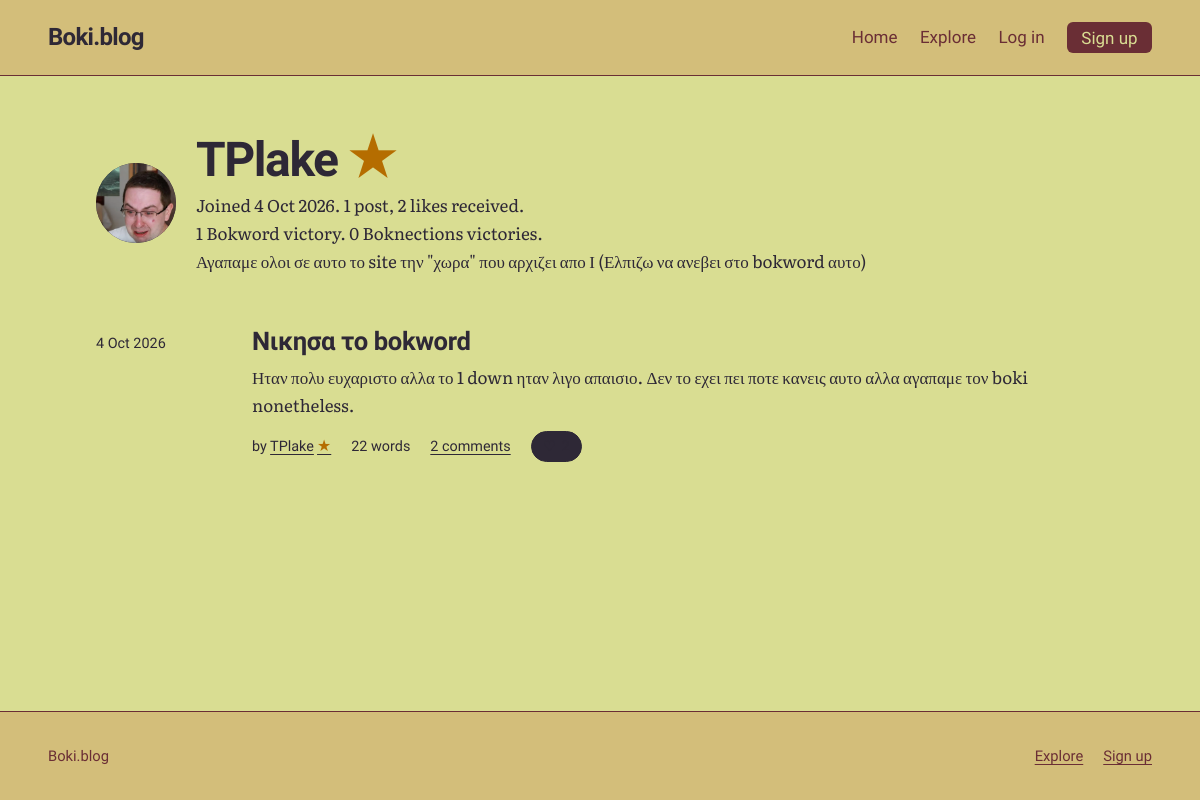
The app's page /u/TPlake, older data.
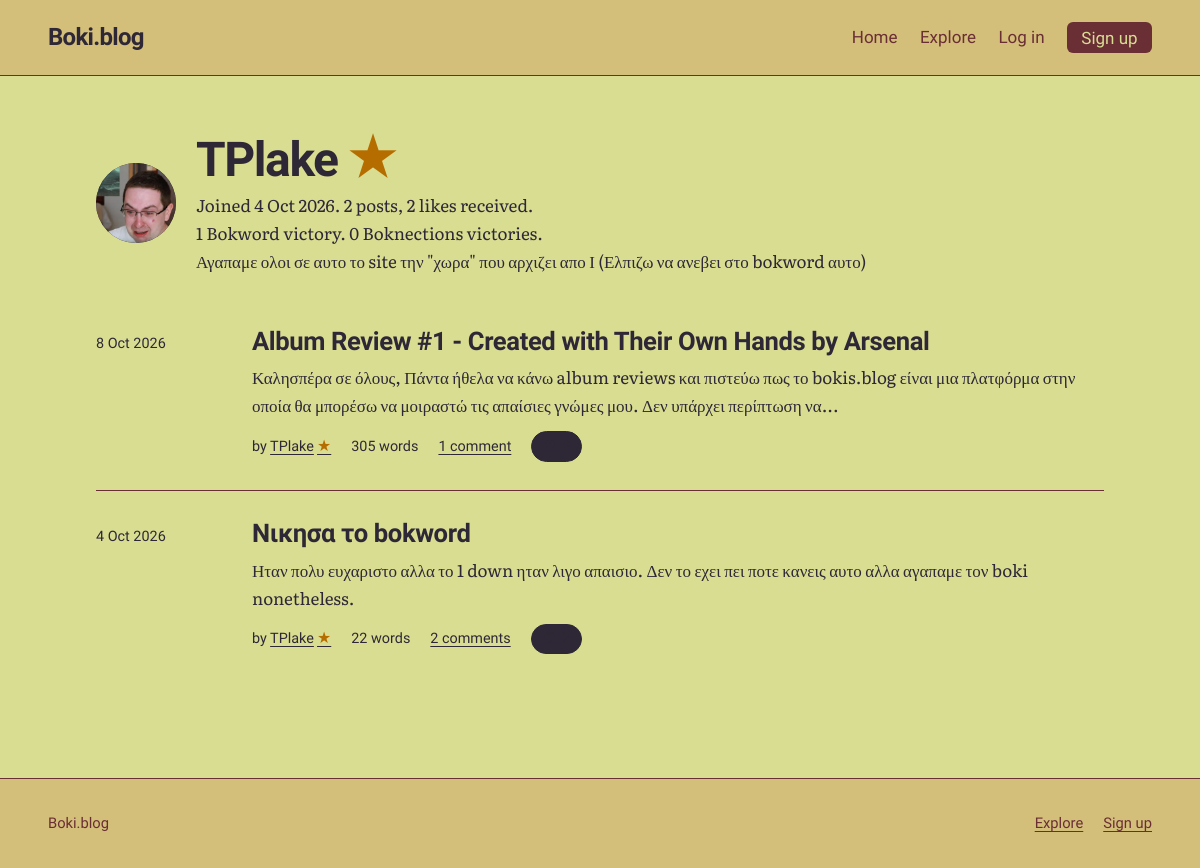
The same page, newer data.
### tables this page shows
CREATE TABLE posts (
    id         INTEGER PRIMARY KEY,
    user_id    INTEGER NOT NULL REFERENCES users(id) ON DELETE CASCADE,
    title      TEXT NOT NULL,
    body       TEXT NOT NULL,
    created_at TEXT NOT NULL DEFAULT (datetime('now')),
    updated_at TEXT,
    image      TEXT,
    text_color TEXT NOT NULL DEFAULT '#2E2836',
    title_color TEXT NOT NULL DEFAULT '#2E2836',
    background_color TEXT NOT NULL DEFAULT '#D9DD92'
, accent_color TEXT NOT NULL DEFAULT '#6A2E35', surface_color TEXT NOT NULL DEFAULT '#D3BE7A', button_text_color TEXT NOT NULL DEFAULT '#D9DD92');

CREATE TABLE users (
    id            INTEGER PRIMARY KEY,
    username      TEXT NOT NULL UNIQUE COLLATE NOCASE,
    password_hash TEXT NOT NULL,
    is_admin      INTEGER NOT NULL DEFAULT 0,
    created_at    TEXT NOT NULL DEFAULT (datetime('now')),
    bio           TEXT NOT NULL DEFAULT '',
    avatar        TEXT,
    profile_bg    TEXT NOT NULL DEFAULT '#D9DD92',
    profile_text  TEXT NOT NULL DEFAULT '#2E2836'
, avatar_position_x INTEGER NOT NULL DEFAULT 50, avatar_position_y INTEGER NOT NULL DEFAULT 50, bokword_victories INTEGER NOT NULL DEFAULT 0, boknections_victories INTEGER NOT NULL DEFAULT 0);

### app.py (the view)
@app.get("/u/<username>")
def profile(username):
    user = db().execute(
        """SELECT u.id, u.username, u.created_at, u.bio, u.avatar,
                  u.avatar_position_x, u.avatar_position_y, u.profile_bg, u.profile_text,
                  u.bokword_victories, u.boknections_victories,
                  EXISTS(
                    SELECT 1 FROM crossword_completions c
                    JOIN crossword_state s ON s.id = 1
                    WHERE c.user_id = u.id AND c.puzzle_version = s.version
                  ) AS crossword_star
           FROM users u WHERE u.username = ?""",
        (username,)).fetchone()
    if user is None:
        abort(404)
    page = request.args.get("page", 1, type=int)
    posts, total, page, pages = fetch_posts("p.user_id = ?", (user["id"],), "new", page)
    total_likes = db().execute(
        "SELECT COUNT(*) FROM likes l JOIN posts p ON p.id = l.post_id "
        "WHERE p.user_id = ?", (user["id"],)).fetchone()[0]
    return render_template("profile.html", profile_user=user, posts=posts,
                           total=total, total_likes=total_likes, page=page, pages=pages,
                           coward=COWARD_USERNAME)

### app.py (called while the page is built)
def db():
    if "db" not in g:
        g.db = sqlite3.connect(DB_PATH)
        g.db.row_factory = sqlite3.Row
        g.db.execute("PRAGMA foreign_keys = ON")
    return g.db

def get_setting(key):
    row = db().execute("SELECT value FROM settings WHERE key = ?", (key,)).fetchone()
    return row["value"] if row else None

def viewer_id():
    return g.user["id"] if g.user else -1

def boknections_enabled():
    return get_setting("boknections_enabled") == "1"

def flower_usernames():
    if "flower_users" not in g:
        g.flower_users = set()
        if boknections_enabled():
            rows = db().execute(
                "SELECT u.username FROM boknections_progress p "
                "JOIN boknections_state s ON s.id = 1 AND s.version = p.puzzle_version "
                "JOIN users u ON u.id = p.user_id WHERE p.solved = 1").fetchall()
            g.flower_users = {row["username"] for row in rows}
    return g.flower_users

@app.context_processor
def inject_site():
    return {"site_name": app.config["SITE_NAME"]}

def parse_ts(value):
    return datetime.strptime(value, "%Y-%m-%d %H:%M:%S")

@app.template_filter("wordcount")
def wordcount_filter(text):
    return len(text.split())

### templates/profile.html (shortened to what this page needs)
{% extends "base.html" %}
{% from "_macros.html" import post_row, pager with context %}
{% from "_macros.html" import user_name %}
{% block page_theme %}--bg: {{ profile_user.profile_bg }}; --profile-text: {{ profile_user.profile_text }}; --ink: {{ profile_user.profile_text }}; --ink-soft: {{ profile_user.profile_text }}; --accent: {{ profile_user.profile_text }}; color: {{ profile_user.profile_text }};{% endblock %}
{% block content %}
<div class="wrap page profile-page">
  <header class="profile-head">
    {% if profile_user.avatar %}
      <img class="avatar big" src="{{ url_for('uploaded_file', filename=profile_user.avatar) }}" alt="{{ profile_user.username }} profile picture" style="object-position: {{ profile_user.avatar_position_x }}% {{ profile_user.avatar_position_y }}%;">
    {% else %}
      <div class="avatar big" aria-hidden="true">{{ profile_user.username[:2]|upper }}</div>
    {% endif %}
    <div>
      <h1 class="page-title">{% if profile_user.username == coward %}{{ profile_user.username }}{% else %}{{ user_name(profile_user.username, profile_user.crossword_star) }}{% endif %}</h1>
      {% if profile_user.username != coward %}
      <p class="muted">Joined {{ profile_user.created_at|date }}. {{ total }} {{ 'post' if total == 1 else 'posts' }}, {{ total_likes }} {{ 'like' if total_likes == 1 else 'likes' }} received.</p>
      <p class="muted">{{ profile_user.bokword_victories }} Bokword {{ 'victory' if profile_user.bokword_victories == 1 else 'victories' }}. {{ profile_user.boknections_victories }} Boknections {{ 'victory' if profile_user.boknections_victories == 1 else 'victories' }}.</p>
      {% endif %}
      {% if profile_user.bio %}<p class="profile-bio">{{ profile_user.bio }}</p>{% endif %}
    </div>
  </header>
  {% set next = request.full_path.rstrip('?') %}
  {% if posts %}
    <ol class="post-list">{% for p in posts %}{{ post_row(p, next) }}{% endfor %}</ol>
  {% else %}
    <p class="empty">
      {{ user_name(profile_user.username, profile_user.crossword_star) }} has not published anything yet.
      {% if g.user and g.user.id == profile_user.id %}<a href="{{ url_for('new_post') }}">Write your first post</a>.{% endif %}
    </p>
  {% endif %}
</div>
{% endblock %}

### templates/_macros.html (shortened to what this page needs)
{% macro like_button(post, next) %}
  {% if g.user %}
    <form class="inline-form" method="post" action="{{ url_for('toggle_like', post_id=post.id) }}">
      <input type="hidden" name="csrf_token" value="{{ csrf_token() }}">
      <input type="hidden" name="next" value="{{ next }}">
      <button class="like {% if post.liked %}is-liked{% endif %}" type="submit" aria-pressed="{{ 'true' if post.liked else 'false' }}">
        <span aria-hidden="true">{{ '♥' if post.liked else '♡' }}</span>
        {{ post.like_count }}
        <span class="sr">{{ 'like' if post.like_count == 1 else 'likes' }}, {{ 'unlike' if post.liked else 'like this post' }}</span>
      </button>
    </form>
  {% else %}
    <a class="like" href="{{ url_for('login', next=next) }}">
      <span aria-hidden="true">♡</span> {{ post.like_count }}
    </a>
  {% endif %}
{% endmacro %}
{% macro user_name(username, crossword_star=false) %}
  {{ username }}{% if crossword_star %}<span class="achievement-star" role="img" aria-label="Solved the current Weekly Bokword" title="Solved the current Weekly Bokword">★</span>{% endif %}
{% endmacro %}
{% macro post_row(post, next) %}
  <li class="post-item">
    <time datetime="{{ post.created_at|iso }}">{{ post.created_at|date }}</time>
    <div>
      <h3><a href="{{ url_for('post', post_id=post.id) }}">{{ post.title }}</a></h3>
      <p>{{ post.body|excerpt }}</p>
      <ul class="meta">
        <li>by <a href="{{ url_for('profile', username=post.username) }}">{{ user_name(post.username, post.crossword_star) }}</a></li>
        <li>{{ post.body|wordcount }} {{ 'word' if (post.body|wordcount) == 1 else 'words' }}</li>
        <li><a href="{{ url_for('post', post_id=post.id) }}#comments">{{ post.comment_count }} {{ 'comment' if post.comment_count == 1 else 'comments' }}</a></li>
        <li>{{ like_button(post, next) }}</li>
      </ul>
    </div>
  </li>
{% endmacro %}

Row changes from the older to the newer data that the page shows:
added posts: created_at "8 Oct 2026", title "Album Review #1 - Created with Their Own Hands by Arsenal", body|excerpt "Καλησπέρα σε όλους, Πάντα ήθελα να κάνω album reviews και πιστεύω πως το bokis.blog είναι μια πλατφόρμα στην οποία θα μπορέσω να μοιραστώ τις απαίσιες γνώμες μου. Δεν υπάρχει περίπτωση να...", {{ username }} "TPlake", body "305", body "words", comment_count "1", comment_count "comment"
Text that changed along with them:
{{ total }}: "1" → "2"
{{ 'post' if total == 1 else 'posts' }}: "post" → "posts"
